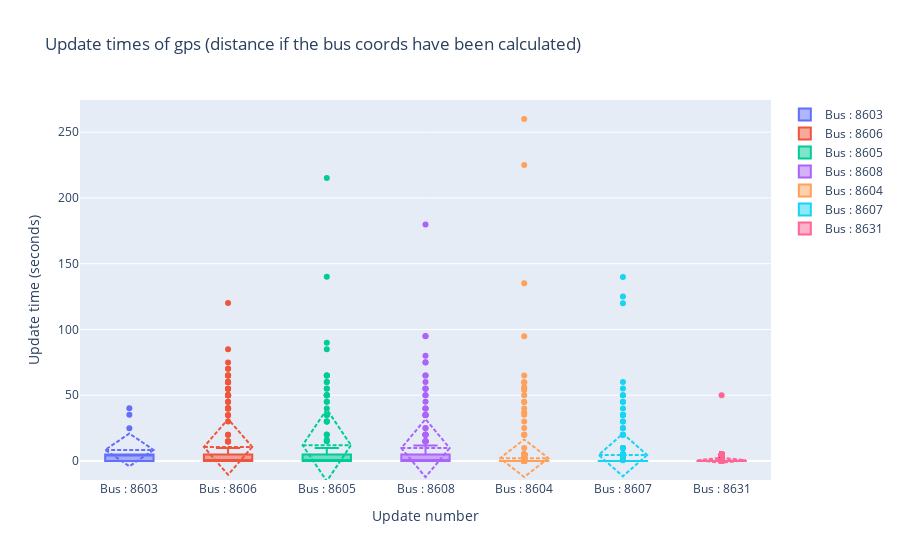

Notebook cell for this chart:
### Code cell
fig1 = go.Figure()
# Create and style traces
for bus in update_time_buses_dict.keys() :
    fig1.add_trace(go.Box(
        y=update_time_buses_dict[bus]['all'],
        name='Bus : {}'.format(bus),
        boxmean='sd' # represent mean and standard deviation
    ))
    
# Edit the layout
fig1.update_layout(title='Update times of gps (distance if the bus coords have been calculated)',
                   xaxis_title='Update number',
                   yaxis_title='Update time (seconds)')

fig1.show()

### Figure 1 — Plotly figure (JSON) as saved in the notebook; plotly's stock layout.template omitted (floating-point values rounded to 4 significant figures; data arrays with more than 128 entries replaced by an {"elided": "..."} marker saying what was removed)
{"data": [{"boxmean": "sd", "name": "Bus : 8603", "type": "box", "y": [4.959, 4.93, 35.07, 0.01793, 0.000198, 0.003426, 0.002987, 0.001335, 0.001785, 4.897, 5.003, 4.982, 5.022, 24.96, 40.03, 5.0]}, {"boxmean": "sd", "name": "Bus : 8606", "type": "box", "y": {"elided": "213 float values"}}, {"boxmean": "sd", "name": "Bus : 8605", "type": "box", "y": {"elided": "151 float values"}}, {"boxmean": "sd", "name": "Bus : 8608", "type": "box", "y": {"elided": "195 float values"}}, {"boxmean": "sd", "name": "Bus : 8604", "type": "box", "y": {"elided": "868 float values"}}, {"boxmean": "sd", "name": "Bus : 8607", "type": "box", "y": {"elided": "272 float values"}}, {"boxmean": "sd", "name": "Bus : 8631", "type": "box", "y": {"elided": "1798 float values"}}], "layout": {"title": {"text": "Update times of gps (distance if the bus coords have been calculated)"}, "xaxis": {"title": {"text": "Update number"}}, "yaxis": {"title": {"text": "Update time (seconds)"}}}}
